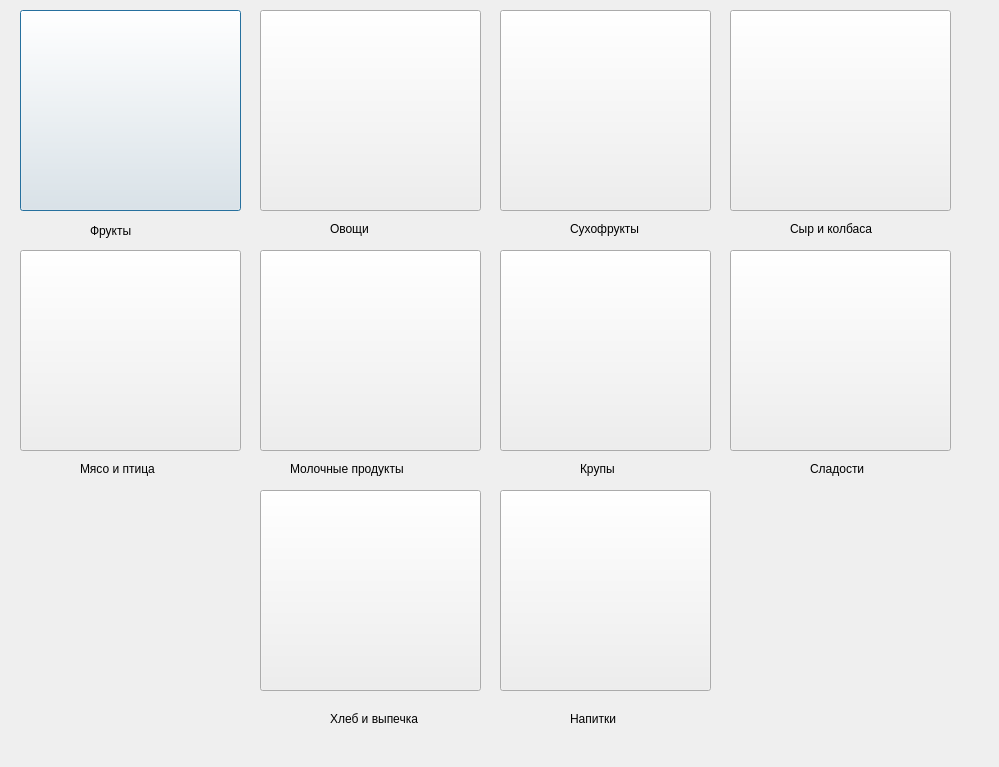
<?xml version="1.0" encoding="UTF-8"?>
<ui version="4.0">
 <class>catalog</class>
 <widget class="QDialog" name="catalog">
  <property name="geometry">
   <rect>
    <x>0</x>
    <y>0</y>
    <width>999</width>
    <height>767</height>
   </rect>
  </property>
  <property name="windowTitle">
   <string>Каталог</string>
  </property>
  <widget class="QLabel" name="label_4">
   <property name="geometry">
    <rect>
     <x>90</x>
     <y>220</y>
     <width>91</width>
     <height>21</height>
    </rect>
   </property>
   <property name="text">
    <string>Фрукты</string>
   </property>
  </widget>
  <widget class="QLabel" name="label_6">
   <property name="geometry">
    <rect>
     <x>330</x>
     <y>220</y>
     <width>66</width>
     <height>18</height>
    </rect>
   </property>
   <property name="text">
    <string>Овощи</string>
   </property>
  </widget>
  <widget class="QLabel" name="label_5">
   <property name="geometry">
    <rect>
     <x>570</x>
     <y>220</y>
     <width>101</width>
     <height>18</height>
    </rect>
   </property>
   <property name="text">
    <string>Сухофрукты</string>
   </property>
  </widget>
  <widget class="QLabel" name="label_3">
   <property name="geometry">
    <rect>
     <x>80</x>
     <y>460</y>
     <width>121</width>
     <height>18</height>
    </rect>
   </property>
   <property name="text">
    <string>Мясо и птица</string>
   </property>
  </widget>
  <widget class="QLabel" name="label_7">
   <property name="geometry">
    <rect>
     <x>290</x>
     <y>460</y>
     <width>171</width>
     <height>18</height>
    </rect>
   </property>
   <property name="text">
    <string>Молочные продукты</string>
   </property>
  </widget>
  <widget class="QLabel" name="ches">
   <property name="geometry">
    <rect>
     <x>680</x>
     <y>30</y>
     <width>201</width>
     <height>131</height>
    </rect>
   </property>
   <property name="text">
    <string/>
   </property>
   <property name="pixmap">
    <pixmap>../../Загрузки/сыр.png</pixmap>
   </property>
  </widget>
  <widget class="QLabel" name="label_8">
   <property name="geometry">
    <rect>
     <x>790</x>
     <y>220</y>
     <width>121</width>
     <height>18</height>
    </rect>
   </property>
   <property name="text">
    <string>Сыр и колбаса</string>
   </property>
  </widget>
  <widget class="QLabel" name="label_9">
   <property name="geometry">
    <rect>
     <x>580</x>
     <y>460</y>
     <width>66</width>
     <height>18</height>
    </rect>
   </property>
   <property name="text">
    <string>Крупы</string>
   </property>
  </widget>
  <widget class="QLabel" name="label_10">
   <property name="geometry">
    <rect>
     <x>330</x>
     <y>710</y>
     <width>121</width>
     <height>18</height>
    </rect>
   </property>
   <property name="text">
    <string>Хлеб и выпечка</string>
   </property>
  </widget>
  <widget class="QLabel" name="label_11">
   <property name="geometry">
    <rect>
     <x>570</x>
     <y>710</y>
     <width>66</width>
     <height>18</height>
    </rect>
   </property>
   <property name="text">
    <string>Напитки</string>
   </property>
  </widget>
  <widget class="QLabel" name="label_12">
   <property name="geometry">
    <rect>
     <x>810</x>
     <y>460</y>
     <width>66</width>
     <height>18</height>
    </rect>
   </property>
   <property name="text">
    <string>Сладости</string>
   </property>
  </widget>
  <widget class="QPushButton" name="pushButton_3">
   <property name="geometry">
    <rect>
     <x>20</x>
     <y>10</y>
     <width>221</width>
     <height>201</height>
    </rect>
   </property>
   <property name="text">
    <string/>
   </property>
   <property name="icon">
    <iconset resource="resurs.qrc">
     <normaloff>:/resur/mg/png.png</normaloff>:/resur/mg/png.png</iconset>
   </property>
   <property name="iconSize">
    <size>
     <width>200</width>
     <height>200</height>
    </size>
   </property>
  </widget>
  <widget class="QPushButton" name="pushButton_4">
   <property name="geometry">
    <rect>
     <x>260</x>
     <y>10</y>
     <width>221</width>
     <height>201</height>
    </rect>
   </property>
   <property name="text">
    <string/>
   </property>
   <property name="icon">
    <iconset resource="resurs.qrc">
     <normaloff>:/resur/mg/овощи.png</normaloff>:/resur/mg/овощи.png</iconset>
   </property>
   <property name="iconSize">
    <size>
     <width>200</width>
     <height>200</height>
    </size>
   </property>
  </widget>
  <widget class="QPushButton" name="pushButton_5">
   <property name="geometry">
    <rect>
     <x>500</x>
     <y>10</y>
     <width>211</width>
     <height>201</height>
    </rect>
   </property>
   <property name="text">
    <string/>
   </property>
   <property name="icon">
    <iconset resource="resurs.qrc">
     <normaloff>:/resur/mg/сухо.png</normaloff>:/resur/mg/сухо.png</iconset>
   </property>
   <property name="iconSize">
    <size>
     <width>200</width>
     <height>200</height>
    </size>
   </property>
  </widget>
  <widget class="QPushButton" name="pushButton">
   <property name="geometry">
    <rect>
     <x>730</x>
     <y>10</y>
     <width>221</width>
     <height>201</height>
    </rect>
   </property>
   <property name="text">
    <string/>
   </property>
   <property name="icon">
    <iconset resource="resurs.qrc">
     <normaloff>:/resur/mg/сыр.png</normaloff>:/resur/mg/сыр.png</iconset>
   </property>
   <property name="iconSize">
    <size>
     <width>200</width>
     <height>200</height>
    </size>
   </property>
  </widget>
  <widget class="QPushButton" name="pushButton_2">
   <property name="geometry">
    <rect>
     <x>20</x>
     <y>250</y>
     <width>221</width>
     <height>201</height>
    </rect>
   </property>
   <property name="text">
    <string/>
   </property>
   <property name="icon">
    <iconset resource="resurs.qrc">
     <normaloff>:/resur/mg/мясо.png</normaloff>:/resur/mg/мясо.png</iconset>
   </property>
   <property name="iconSize">
    <size>
     <width>200</width>
     <height>200</height>
    </size>
   </property>
  </widget>
  <widget class="QPushButton" name="pushButton_6">
   <property name="geometry">
    <rect>
     <x>260</x>
     <y>250</y>
     <width>221</width>
     <height>201</height>
    </rect>
   </property>
   <property name="text">
    <string/>
   </property>
   <property name="icon">
    <iconset resource="resurs.qrc">
     <normaloff>:/resur/mg/молок.png</normaloff>:/resur/mg/молок.png</iconset>
   </property>
   <property name="iconSize">
    <size>
     <width>200</width>
     <height>200</height>
    </size>
   </property>
  </widget>
  <widget class="QPushButton" name="pushButton_7">
   <property name="geometry">
    <rect>
     <x>500</x>
     <y>250</y>
     <width>211</width>
     <height>201</height>
    </rect>
   </property>
   <property name="text">
    <string/>
   </property>
   <property name="icon">
    <iconset resource="resurs.qrc">
     <normaloff>:/resur/mg/крупы.png</normaloff>:/resur/mg/крупы.png</iconset>
   </property>
   <property name="iconSize">
    <size>
     <width>200</width>
     <height>200</height>
    </size>
   </property>
  </widget>
  <widget class="QPushButton" name="pushButton_8">
   <property name="geometry">
    <rect>
     <x>730</x>
     <y>250</y>
     <width>221</width>
     <height>201</height>
    </rect>
   </property>
   <property name="text">
    <string/>
   </property>
   <property name="icon">
    <iconset resource="resurs.qrc">
     <normaloff>:/resur/mg/шок.png</normaloff>:/resur/mg/шок.png</iconset>
   </property>
   <property name="iconSize">
    <size>
     <width>200</width>
     <height>200</height>
    </size>
   </property>
  </widget>
  <widget class="QPushButton" name="pushButton_9">
   <property name="geometry">
    <rect>
     <x>260</x>
     <y>490</y>
     <width>221</width>
     <height>201</height>
    </rect>
   </property>
   <property name="text">
    <string/>
   </property>
   <property name="icon">
    <iconset resource="resurs.qrc">
     <normaloff>:/resur/mg/хлеб.png</normaloff>:/resur/mg/хлеб.png</iconset>
   </property>
   <property name="iconSize">
    <size>
     <width>200</width>
     <height>200</height>
    </size>
   </property>
  </widget>
  <widget class="QPushButton" name="pushButton_10">
   <property name="geometry">
    <rect>
     <x>500</x>
     <y>490</y>
     <width>211</width>
     <height>201</height>
    </rect>
   </property>
   <property name="text">
    <string/>
   </property>
   <property name="icon">
    <iconset resource="resurs.qrc">
     <normaloff>:/resur/mg/напит.png</normaloff>:/resur/mg/напит.png</iconset>
   </property>
   <property name="iconSize">
    <size>
     <width>200</width>
     <height>200</height>
    </size>
   </property>
  </widget>
 </widget>
 <resources>
  <include location="resurs.qrc"/>
 </resources>
 <connections/>
</ui>
